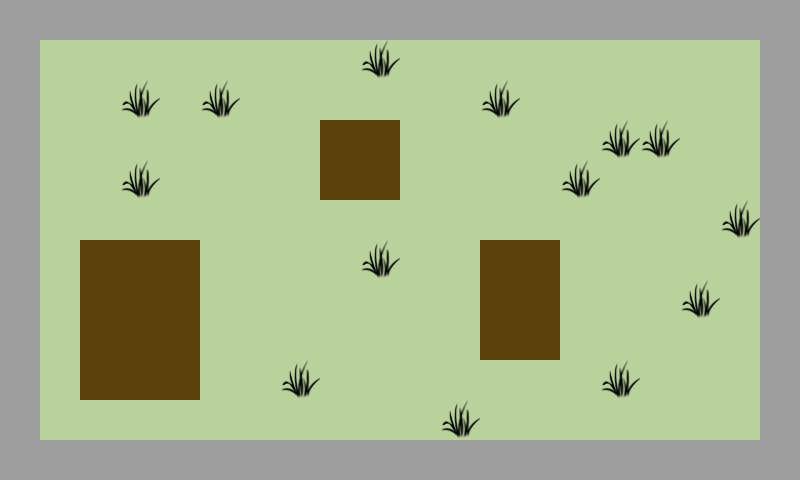

This is a level from a 2D game, rendered from its Tiled map with the project's own tilesets. A one-line summary and the map file follow, with tile-layer data summarised:
An orthogonal 20x12 tile map with 40x40 px tiles, 1 tile layer (Capa de Patrones 1).

<map version="1.0" orientation="orthogonal" width="20" height="12" tilewidth="40" tileheight="40">
 <tileset firstgid="1" name="tiled" tilewidth="40" tileheight="40">
  <image source="gfx/tiled.png" width="80" height="80" />
 </tileset>
 <layer name="Capa de Patrones 1" width="20" height="12">
  <properties>
   <property name="hierba" value="1" />
  </properties>
  <data>[240 cells, 240 non-empty, 4 distinct tile ids]</data>
 </layer>
</map>